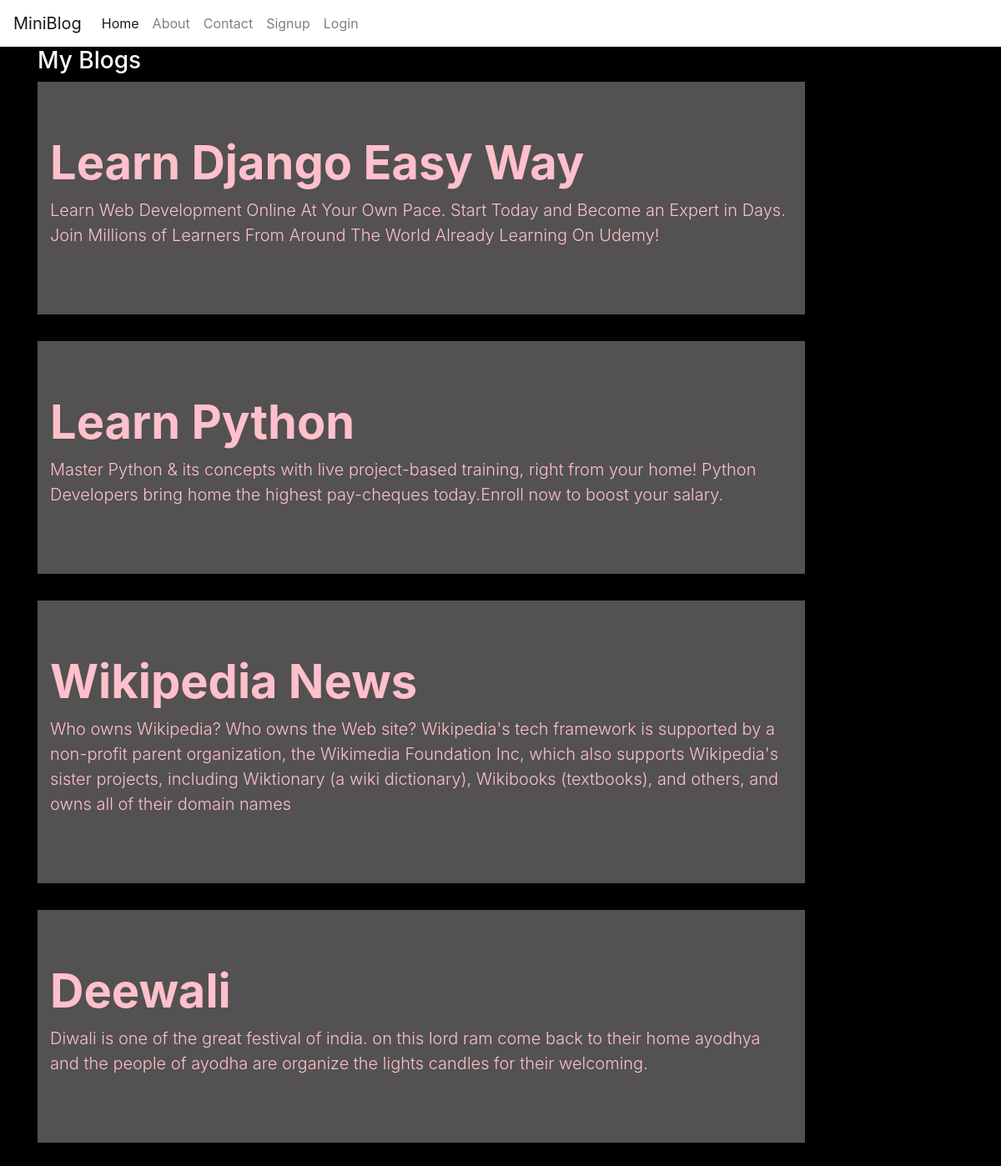
The page / on the database its author committed.
### blog/models.py (models this page shows)
class Post(models.Model):
    title = models.CharField(max_length=150)
    desc = models.TextField()

### blog/views.py (the view)
# urls.py: 2. Add a URL to urlpatterns:  path('', views.home, name='home')
def home(request):
    posts = Post.objects.all()
    return render(request, 'blog/home.html',{'posts':posts})

### blog/templates/blog/home.html
{% extends 'blog/base.html' %}
{% load static%}
{% block content%}
<div class="col-sm-10">
    <h3 class="text-white">My Blogs</h3>
    {%for post in posts%}
    <div class="jumbotron jumbotron-fluid jumbo-color">
        <div class="container">
            <h1 class="display-4 font-weight-bold">{{post.title}}</h1>
            <p class="lead">{{post.desc}}</p>
        </div>
    </div>
    {%endfor%}
</div>
{% endblock content%}

### blog/static/blog/css/style.css (style rules this page uses)
.jumbo-color { background-color:rgb(83,81,81); }

### rows shown on the page
Post: title "Learn Django Easy Way", desc "Learn Web Development Online At Your Own Pace. Start Today and Become an Expert in Days. Join Millions of Learners From Around The World Already Learning On Udemy!"
Post: title "Learn Python", desc "Master Python & its concepts with live project-based training, right from your home! Python Developers bring home the highest pay-cheques today.Enroll now to boost your salary."
Post: title "Wikipedia News", desc "Who owns Wikipedia? Who owns the Web site? Wikipedia's tech framework is supported by a non-profit parent organization, the Wikimedia Foundation Inc, which also supports Wikipedia's sister projects, including Wiktionary (a wiki dictionary), Wikibooks (textbooks), and others, and owns all of their domain names"
Post: title "Deewali", desc "Diwali is one of the great festival of india. on this lord ram come back to their home ayodhya and the people of ayodha are organize the lights candles for their welcoming."
